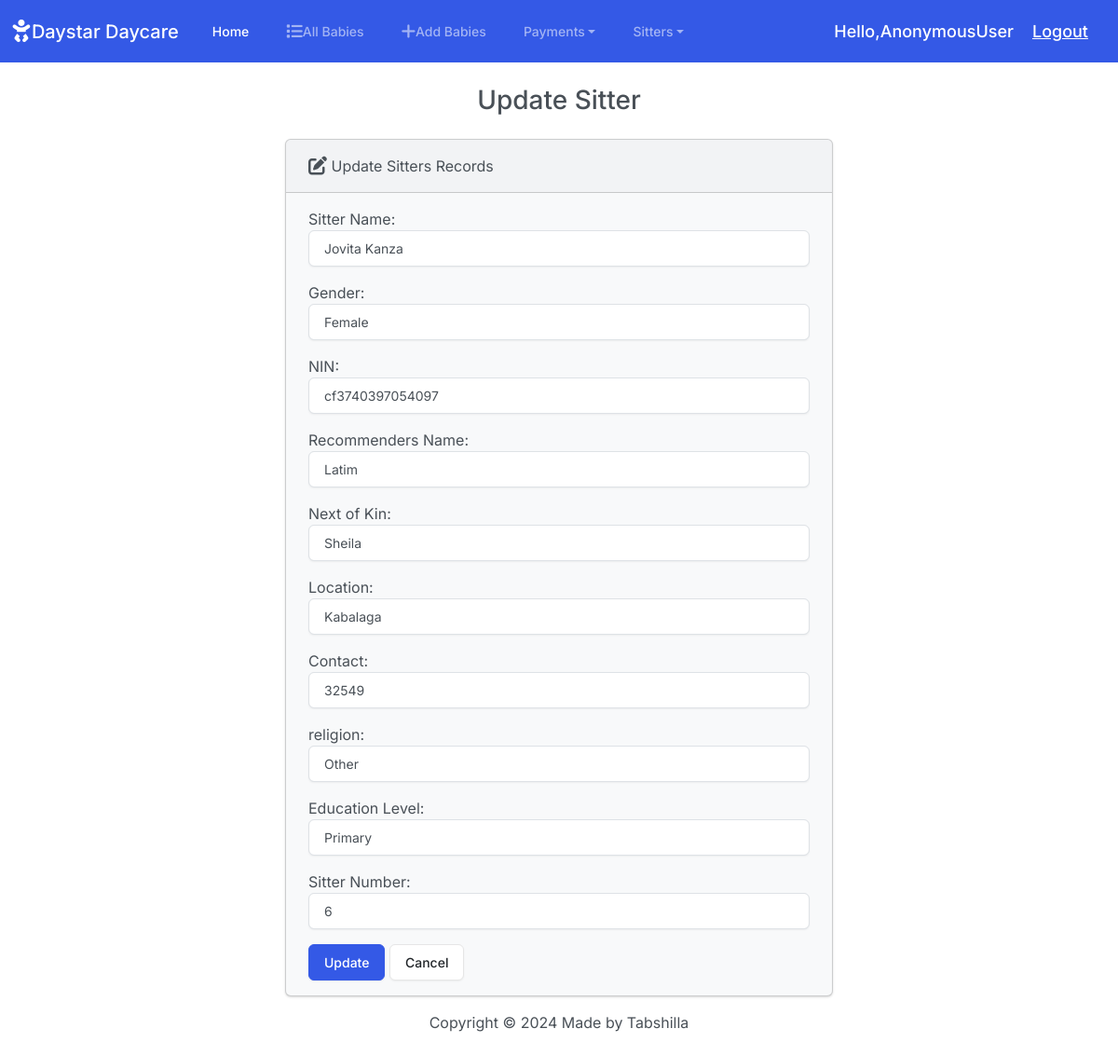
The page /editsitter/2/ on the database its author committed.
### DaystarApp/models.py (models this page shows, shortened)
class Sitter(models.Model):
    GENDER_CHOICES = (
        ('Male', 'Male'),
        ('Female', 'Female'),
    )
    RELIGION_CHOICES = (
        ('Christian', 'Christian'),
        ('Muslim', 'Muslim'),
        ('Other', 'Other'),
    )
    EDUCATION_LEVEL_CHOICES = (
        ('Primary', 'Primary'),
        ('Secondary', 'Secondary'),
        ('University', 'University'),
    )
    S_name = models.CharField(max_length=200,null=True,blank=True)
    Gender = models.CharField(max_length=10,choices=GENDER_CHOICES)
    location = models.CharField(max_length=200, default="Kabalaga")
    next_of_kin = models.CharField(max_length=200)
    recommenders_name = models.CharField(max_length=200)
    religion = models.CharField(max_length=100, choices=RELIGION_CHOICES, blank=True)
    NIN = models.CharField(max_length=30, unique=True)
    education_level = models.CharField(max_length=200, choices=EDUCATION_LEVEL_CHOICES)
    sitter_number = models.CharField(max_length=200, unique=True)
    contact = models.IntegerField(null= True)

### DaystarApp/views.py (the view)
# urls.py: path('editsitter/<int:id>/', views.editsitter, name='editsitter'),
def editsitter(request,id):
    if request.method =='POST':
     sitter = Sitter.objects.get(pk=id)
     form = SittersForm(request.POST, instance=sitter)
     if form.is_valid():
        form.save()
        return render(request, 'DaystarApp/editsitter.html', {
            'form':form,
            'success':True
            })
    else:
        sitter = Sitter.objects.get(pk=id)
        form = SittersForm(instance=sitter)
    return render(request, 'DaystarApp/editsitter.html',{'form':form})

### DaystarApp/templates/DaystarApp/editsitter.html (shortened to what this page needs)
{% extends "DaystarApp/base.html" %}
{% block body %}
<h3 class="text-center m-4"> Update Sitter</h3>
{% if success %}
<div class="alert alert-success" role="alert">
    The Sitter is updated successfully
    <a href= "{% url 'index' %}" class="alert-link">Go to Home Page</a>
</div>
{% else %}
   <div class='row justify-content-center'>
    <div class='col-md-6'>
        <div class="card bg-light mb-3">
            <div class="card-header">
                <i class="fa-solid fa-pen-to-square fa-lg"></i>
                Update Sitters Records
            </div>
            <div class="card-body">
              <form action="{% url 'editsitter' Sitter.id %}" method="POST">
                {{ form.as_p }}
                <button type="submit" class="btn btn-primary">Update</button>
                <a href="{% url 'index' %}" class="btn btn-secondary">Cancel</a>
              </form>
            </div>
          </div>
{% endif %}
{% endblock  %}

### rows shown on the page
Sitter: S_name "Jovita Kanza", Gender "Female", NIN "cf3740397054097", recommenders_name "Latim", next_of_kin "Sheila", location "Kabalaga", contact "32549", religion "Other", education_level "Primary", sitter_number "6"

### other values the page prints
{{ request.user }} "AnonymousUser"
